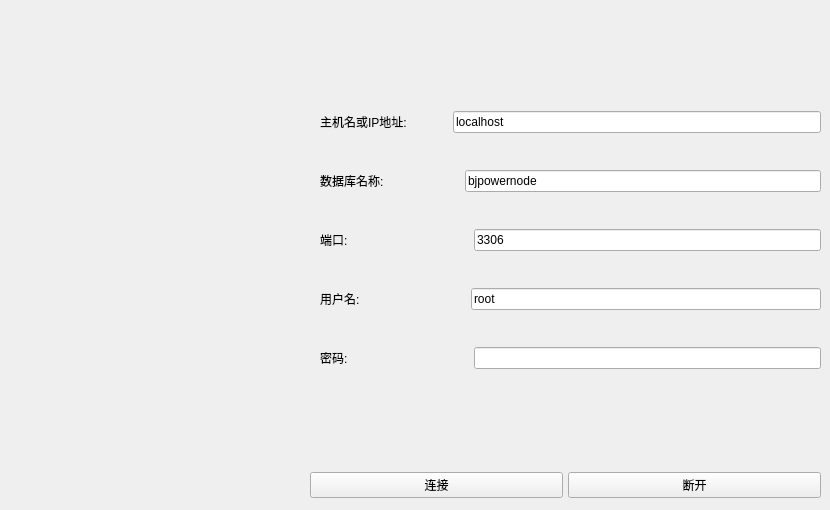
              <widget class="QWidget" name="tab_1_1">
               <attribute name="title">
                <string>本地服务器</string>
               </attribute>
               <widget class="QWidget" name="horizontalLayoutWidget_6">
                <property name="geometry">
                 <rect>
                  <x>310</x>
                  <y>470</y>
                  <width>511</width>
                  <height>31</height>
                 </rect>
                </property>
                <layout class="QHBoxLayout" name="horizontalLayout_13">
                 <property name="spacing">
                  <number>5</number>
                 </property>
                 <property name="sizeConstraint">
                  <enum>QLayout::SetDefaultConstraint</enum>
                 </property>
                 <item>
                  <widget class="QPushButton" name="pushButton_1_localMysqlConnect">
                   <property name="sizePolicy">
                    <sizepolicy hsizetype="Minimum" vsizetype="Fixed">
                     <horstretch>0</horstretch>
                     <verstretch>0</verstretch>
                    </sizepolicy>
                   </property>
                   <property name="text">
                    <string>连接</string>
                   </property>
                  </widget>
                 </item>
                 <item>
                  <widget class="QPushButton" name="pushButton_1_closeLocalConn">
                   <property name="sizePolicy">
                    <sizepolicy hsizetype="Minimum" vsizetype="Fixed">
                     <horstretch>0</horstretch>
                     <verstretch>0</verstretch>
                    </sizepolicy>
                   </property>
                   <property name="text">
                    <string>断开</string>
                   </property>
                  </widget>
                 </item>
                </layout>
               </widget>
               <widget class="QWidget" name="verticalLayoutWidget_4">
                <property name="geometry">
                 <rect>
                  <x>320</x>
                  <y>80</y>
                  <width>501</width>
                  <height>321</height>
                 </rect>
                </property>
                <layout class="QVBoxLayout" name="verticalLayout_7">
                 <item>
                  <layout class="QHBoxLayout" name="horizontalLayout_7">
                   <item>
                    <widget class="QLabel" name="label_68">
                     <property name="text">
                      <string>主机名或IP地址:</string>
                     </property>
                    </widget>
                   </item>
                   <item>
                    <spacer name="horizontalSpacer_13">
                     <property name="orientation">
                      <enum>Qt::Horizontal</enum>
                     </property>
                     <property name="sizeType">
                      <enum>QSizePolicy::Minimum</enum>
                     </property>
                     <property name="sizeHint" stdset="0">
                      <size>
                       <width>40</width>
                       <height>20</height>
                      </size>
                     </property>
                    </spacer>
                   </item>
                   <item>
                    <widget class="QLineEdit" name="lineEdit_1_localHost">
                     <property name="text">
                      <string>localhost</string>
                     </property>
                    </widget>
                   </item>
                  </layout>
                 </item>
                 <item>
                  <layout class="QHBoxLayout" name="horizontalLayout_8">
                   <item>
                    <widget class="QLabel" name="label_76">
                     <property name="text">
                      <string>数据库名称:</string>
                     </property>
                    </widget>
                   </item>
                   <item>
                    <spacer name="horizontalSpacer_11">
                     <property name="orientation">
                      <enum>Qt::Horizontal</enum>
                     </property>
                     <property name="sizeType">
                      <enum>QSizePolicy::Minimum</enum>
                     </property>
                     <property name="sizeHint" stdset="0">
                      <size>
                       <width>75</width>
                       <height>20</height>
                      </size>
                     </property>
                    </spacer>
                   </item>
                   <item>
                    <widget class="QLineEdit" name="lineEdit_1_localDBName">
                     <property name="text">
                      <string>bjpowernode</string>
                     </property>
                    </widget>
                   </item>
                  </layout>
                 </item>
                 <item>
                  <layout class="QHBoxLayout" name="horizontalLayout_10">
                   <item>
                    <widget class="QLabel" name="label_69">
                     <property name="text">
                      <string>端口:</string>
                     </property>
                    </widget>
                   </item>
                   <item>
                    <spacer name="horizontalSpacer_12">
                     <property name="orientation">
                      <enum>Qt::Horizontal</enum>
                     </property>
                     <property name="sizeType">
                      <enum>QSizePolicy::Minimum</enum>
                     </property>
                     <property name="sizeHint" stdset="0">
                      <size>
                       <width>120</width>
                       <height>20</height>
                      </size>
                     </property>
                    </spacer>
                   </item>
                   <item>
                    <widget class="QLineEdit" name="lineEdit_1_localPort">
                     <property name="text">
                      <string>3306</string>
                     </property>
                    </widget>
                   </item>
                  </layout>
                 </item>
                 <item>
                  <layout class="QHBoxLayout" name="horizontalLayout_11">
                   <item>
                    <widget class="QLabel" name="label_70">
                     <property name="text">
                      <string>用户名:</string>
                     </property>
                    </widget>
                   </item>
                   <item>
                    <spacer name="horizontalSpacer_10">
                     <property name="orientation">
                      <enum>Qt::Horizontal</enum>
                     </property>
                     <property name="sizeType">
                      <enum>QSizePolicy::Minimum</enum>
                     </property>
                     <property name="sizeHint" stdset="0">
                      <size>
                       <width>105</width>
                       <height>20</height>
                      </size>
                     </property>
                    </spacer>
                   </item>
                   <item>
                    <widget class="QLineEdit" name="lineEdit_1_localAccount">
                     <property name="text">
                      <string>root</string>
                     </property>
                    </widget>
                   </item>
                  </layout>
                 </item>
                 <item>
                  <layout class="QHBoxLayout" name="horizontalLayout_12">
                   <item>
                    <widget class="QLabel" name="label_71">
                     <property name="text">
                      <string>密码:</string>
                     </property>
                    </widget>
                   </item>
                   <item>
                    <spacer name="horizontalSpacer_9">
                     <property name="orientation">
                      <enum>Qt::Horizontal</enum>
                     </property>
                     <property name="sizeType">
                      <enum>QSizePolicy::Minimum</enum>
                     </property>
                     <property name="sizeHint" stdset="0">
                      <size>
                       <width>120</width>
                       <height>20</height>
                      </size>
                     </property>
                    </spacer>
                   </item>
                   <item>
                    <widget class="QLineEdit" name="lineEdit_1_localPwd"/>
                   </item>
                  </layout>
                 </item>
                </layout>
               </widget>
              </widget>
